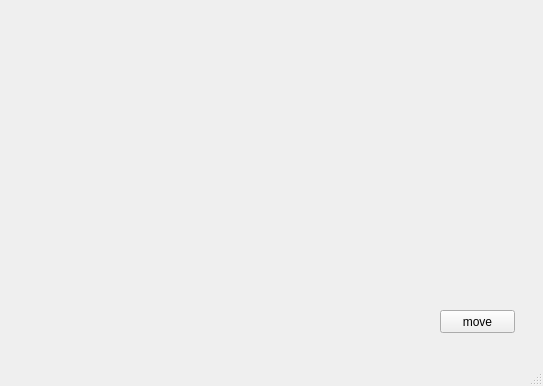
<?xml version="1.0" encoding="UTF-8"?>
<ui version="4.0">
 <class>MainWindow</class>
 <widget class="QMainWindow" name="MainWindow">
  <property name="geometry">
   <rect>
    <x>0</x>
    <y>0</y>
    <width>543</width>
    <height>386</height>
   </rect>
  </property>
  <property name="windowTitle">
   <string>MainWindow</string>
  </property>
  <widget class="QWidget" name="centralwidget">
   <widget class="QPushButton" name="pushButton">
    <property name="geometry">
     <rect>
      <x>440</x>
      <y>310</y>
      <width>75</width>
      <height>23</height>
     </rect>
    </property>
    <property name="text">
     <string>move</string>
    </property>
   </widget>
  </widget>
  <widget class="QMenuBar" name="menubar">
   <property name="geometry">
    <rect>
     <x>0</x>
     <y>0</y>
     <width>543</width>
     <height>22</height>
    </rect>
   </property>
  </widget>
  <widget class="QStatusBar" name="statusbar"/>
 </widget>
 <resources/>
 <connections/>
</ui>
